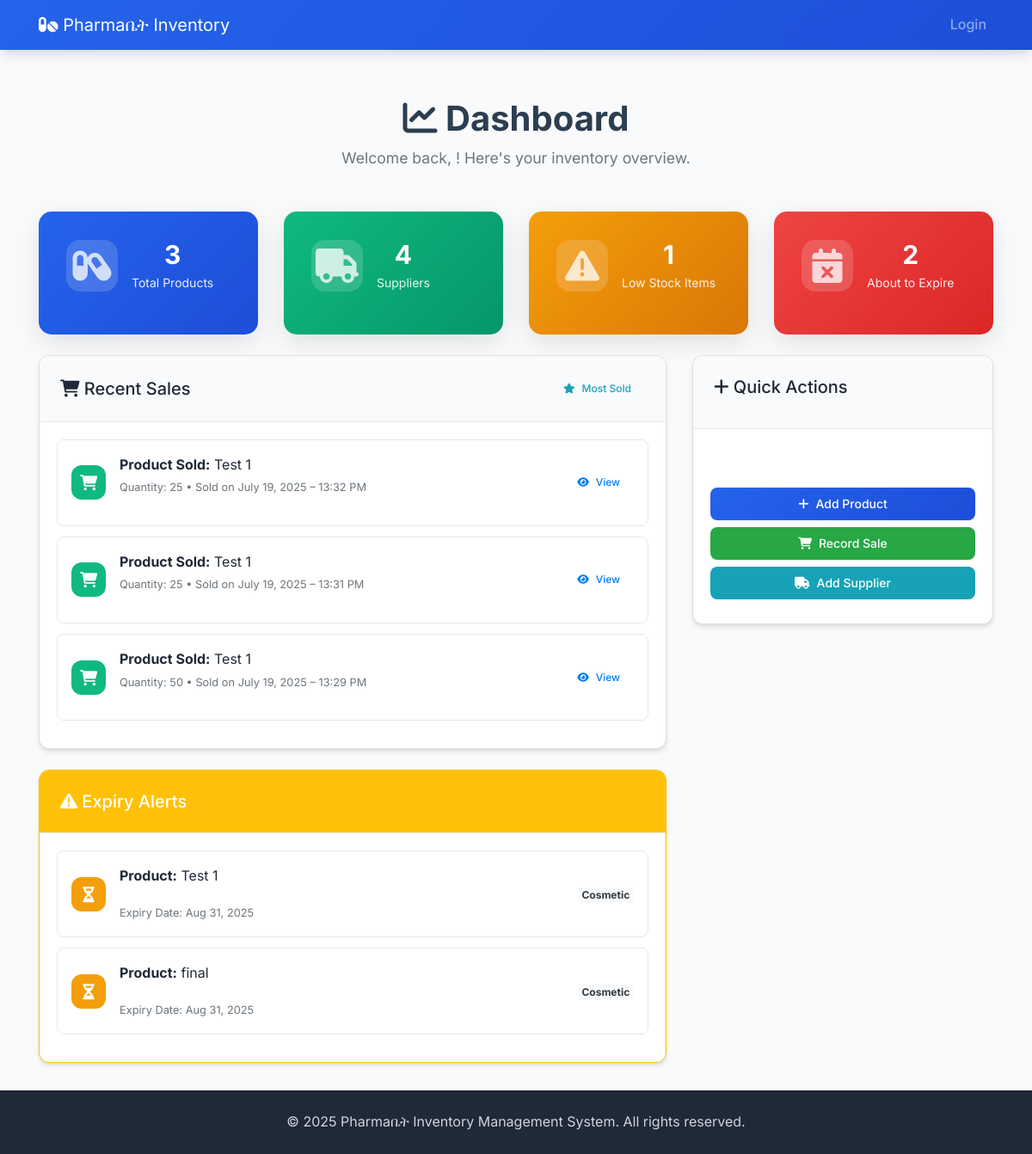
The app's page /inventory/dashboard, older data.
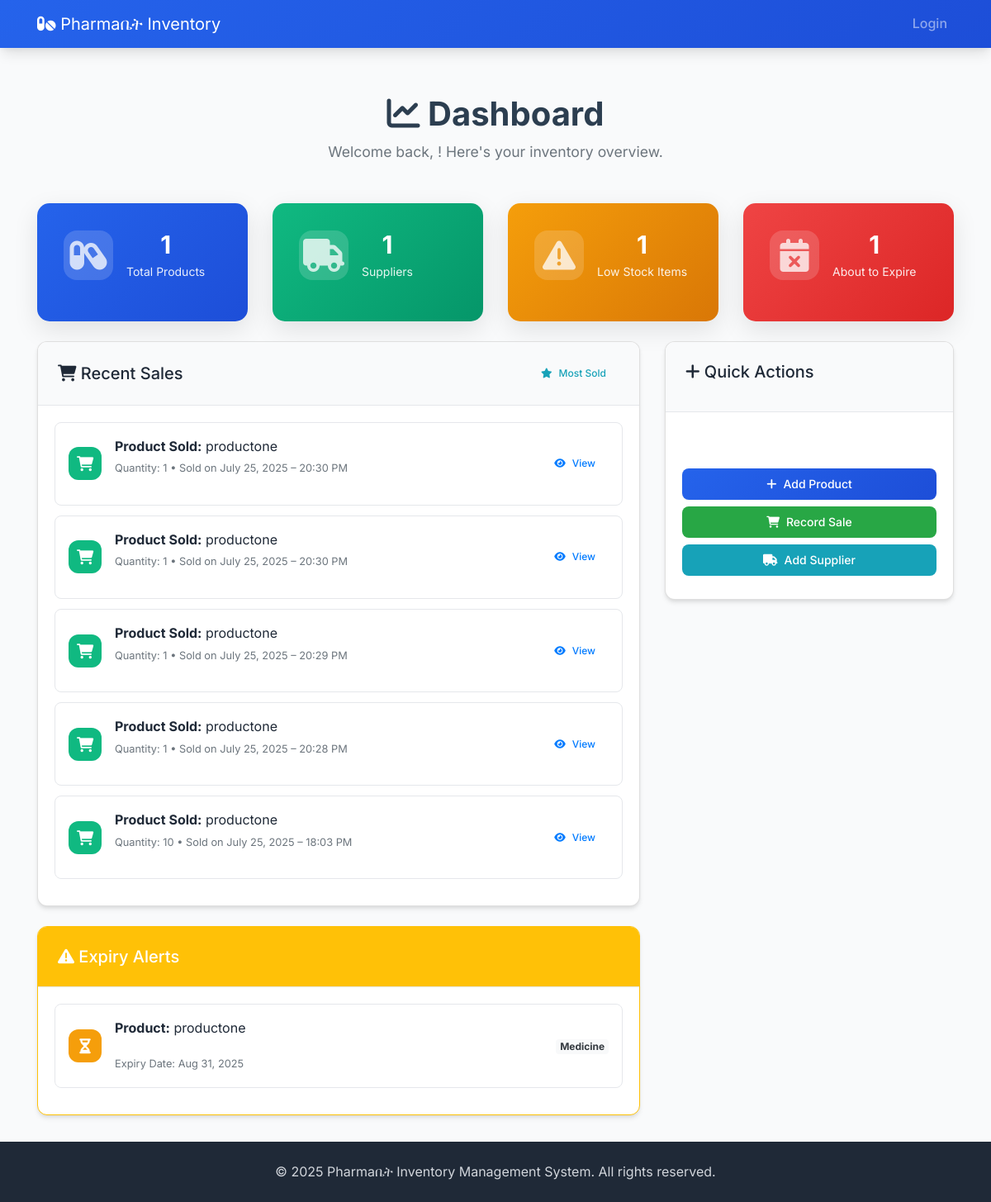
The same page, newer data.
### inventory/models.py (models this page shows, shortened)
class SoldProduct(models.Model):
    sale = models.ForeignKey("Sale", on_delete = models.CASCADE, related_name="sold_items")
    product = models.ForeignKey("Product", on_delete=models.CASCADE)
    quantity = models.PositiveIntegerField()

class Product(models.Model):
    product_name = models.CharField(max_length=25)
    CATEGORY_CHOICES = [('medicine','Medicine'),('cosmetic','Cosmetic')]
    category = models.CharField(max_length = 10,choices=CATEGORY_CHOICES)
    quantity = models.PositiveIntegerField()
    threshold = models.PositiveIntegerField()
    expiry_date = models.DateField()
    created_at = models.DateTimeField(auto_now_add=True)
    supplier= models.ManyToManyField(Supplier)
    slug = models.SlugField(default = "", null = False,db_index=True)

class Sale(models.Model):
    sold_at = models.DateTimeField(auto_now_add=True)

### inventory/views.py (the view)
# urls.py: path("dashboard",views.dashboard,name="dashboard"),
def dashboard(request):
    cos_products = Product.objects.filter(category='cosmetic')
    cos_count =cos_products.count()
    med_products = Product.objects.filter(category='medicine')
    med_count=med_products.count()
    suppliers = Supplier.objects.all()
    sup_count = suppliers.count()
    products = Product.objects.all()
    low_count = 0
    product_count = 0
    exp_count = 0
    product_list =[]
    for product in products:
        product_count +=1
        if product.quantity < product.threshold or product.quantity == product.threshold:
            in_stock = False
            low_count+=1
        else:
            in_stock = True
    for product in products:
        exp = product.expiry_date
        today = date.today()
        six_month_later = today + relativedelta(months=6)
        if exp <= six_month_later:
            product_list.append(product)
            exp_count += 1
    sold = SoldProduct.objects.order_by('-sale__sold_at')[:5]
    return render(request,"inventory/dashboard.html",{
        "med_count":med_count,
        "cos_count":cos_count,
        "sup_count":sup_count,
        "in_stock": in_stock,
        "low_count": low_count,
        "total":product_count,
        "exp_count":exp_count,
        "product_list":product_list,
        "sold":sold
    })

### inventory/templates/inventory/dashboard.html (shortened to what the changed rows need)
{% extends 'inventory/base.html' %}
{% load static %}
{% block content %}
<div class="dashboard-container">
    <div class="dashboard-header">
        <h1 class="dashboard-title">
            <i class="fas fa-chart-line"></i> Dashboard
        </h1>
    </div>
    <div class="row">
        <div class="col-md-3 mb-4">
            <div class="stat-card bg-primary">
                <div class="stat-content">
                    <h3>{{ total }}</h3>
                    <p>Total Products</p>
                </div>
            </div>
        </div>
        <div class="col-md-3 mb-4">
            <div class="stat-card bg-success">
                <div class="stat-content">
                    <h3>{{ sup_count }}</h3>
                    <p>Suppliers</p>
                </div>
            </div>
        </div>
        <div class="col-md-3 mb-4">
            <div class="stat-card bg-danger">
                <div class="stat-content">
                    <h3>{{ exp_count }}</h3>
                    <p>About to Expire</p>
                </div>
            </div>
        </div>
    </div>
    <div class="row">
        <div class="col-md-8">
            <div class="card mb-4">
                <div class="card-body">
                    <div class="activity-list">
                        {% if sold %}
                            {% for sale in sold %}
                                <div class="activity-item">
                                    <div class="activity-icon bg-success text-white">
                                        <i class="fas fa-shopping-cart"></i>
                                    </div>
                                    <div class="activity-content">
                                        <p>
                                            <strong>Product Sold:</strong> {{ sale.product.product_name }}<br>
                                            <span class="text-muted small">
                                                Quantity: {{ sale.quantity }} • Sold on {{ sale.sale.sold_at|date:"F d, Y – H:i A" }}
                                            </span>
                                        </p>
                                    </div>
                                    <div class="activity-amount">
                                        <a href="{% url 'inventory:product_detail' sale.product.slug %}" class="btn btn-sm btn-outline-primary">
                                            <i class="fas fa-eye"></i> View
                                        </a>
                                    </div>
                                </div>
                            {% endfor %}
                        {% else %}
                            <div class="empty-state text-center">
                                <i class="fas fa-inbox fa-2x text-muted"></i>
                                <p class="text-muted">No recent sales</p>
                            </div>
                        {% endif %}
                    </div>
                </div>
            </div>
            <div class="card border-warning">
                <div class="card-body">
                    <div class="activity-list">
                        {% if product_list %}
                            {% for product in product_list %}
                                <div class="activity-item">
                                    <div class="activity-icon bg-warning text-white">
                                        <i class="fas fa-hourglass-half"></i>
                                    </div>
                                    <div class="activity-content">
                                        <p>
                                            <strong>Product:</strong> {{ product.product_name }}
                                        </p>
                                        <small class="text-muted">
                                            Expiry Date: {{ product.expiry_date|date:"M d, Y" }}
                                        </small>
                                    </div>
                                    <div class="activity-amount">
                                        <span class="badge bg-light text-dark">
                                            {{ product.category|title }}
                                        </span>
                                    </div>
                                </div>
                            {% endfor %}
                        {% else %}
                            <div class="empty-state text-center">
                                <i class="fas fa-check-circle fa-2x text-muted"></i>
                                <p class="text-muted">No products expiring soon</p>
                            </div>
                        {% endif %}
                    </div>
                </div>
            </div>
        </div>
    </div>
</div>
{% endblock %}

Row changes from the older to the newer data that the page shows:
no longer on this page (row edited): SoldProduct: product.product_name "Test 1", quantity "50", sale.sold_at "July 19, 2025 – 13:29 PM"
removed Product: product_name "Test 1", expiry_date "Aug 31, 2025", category "Cosmetic"
removed Product: product_name "final", expiry_date "Aug 31, 2025", category "Cosmetic"
added SoldProduct: product.product_name "productone", quantity "1", sale.sold_at "July 25, 2025 – 20:30 PM"
added SoldProduct: product.product_name "productone", quantity "1", sale.sold_at "July 25, 2025 – 20:30 PM"
added SoldProduct: product.product_name "productone", quantity "1", sale.sold_at "July 25, 2025 – 20:29 PM"
changed SoldProduct: product.product_name "Test 1" → "productone"; quantity "25" → "1"; sale.sold_at "July 19, 2025 – 13:32 PM" → "July 25, 2025 – 20:28 PM"
changed SoldProduct: product.product_name "Test 1" → "productone"; quantity "25" → "10"; sale.sold_at "July 19, 2025 – 13:31 PM" → "July 25, 2025 – 18:03 PM"
added Product: product_name "productone", expiry_date "Aug 31, 2025", category "Medicine"
Text that changed along with them:
{{ total }}: "3" → "1"
{{ sup_count }}: "4" → "1"
{{ exp_count }}: "2" → "1"
